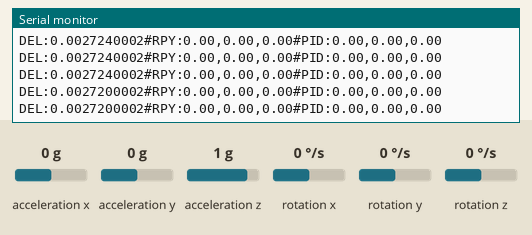
This sketch was run on a simulated Arduino Uno, built with avr-gcc and run on an emulated ATmega328P. Parts: the last lines printed to the serial monitor. Wiring (inferred from the names in the program): MPU-6050 motion sensor at I2C address 0x68. The inputs (shaded band) are chosen by the test bench; at power-on: acceleration z 1 g, rotation z 0 °/s, acceleration x 0 g, acceleration y 0 g, rotation x 0 °/s, rotation y 0 °/s.

Above: at 3.2 s.
3.3 s: acceleration z set to 0 g
At 4.3 s:
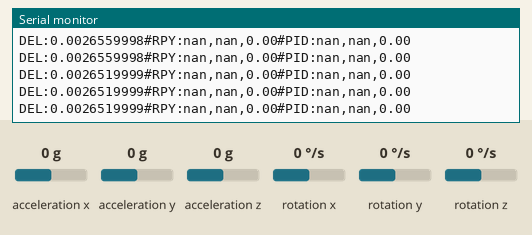
4.8 s: rotation z set to -192 °/s
At 5.8 s:
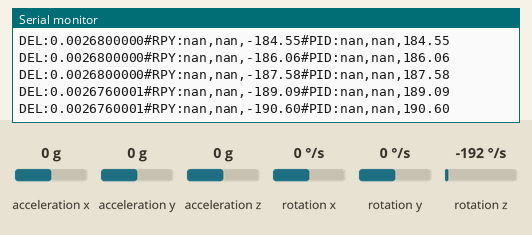
7.8 s: acceleration x set to -1.4 g
At 8.3 s:
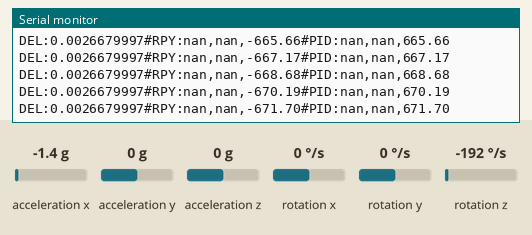
10.8 s: rotation z set to 100 °/s
At 11.9 s:
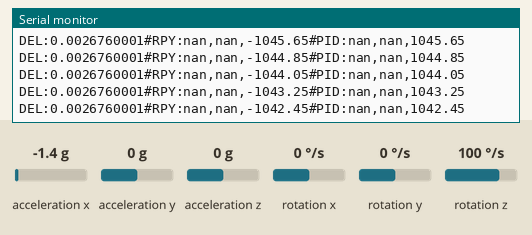
13.8 s: acceleration y set to -1.4 g
At 14.9 s:
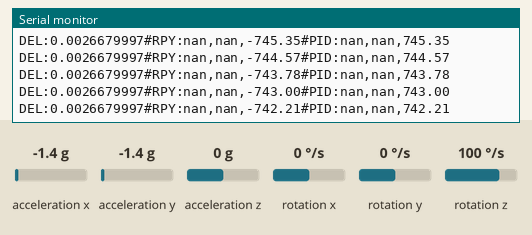
Timing chart, 0 to 16.3 s (numbered marks = the images above; inputs shaded):
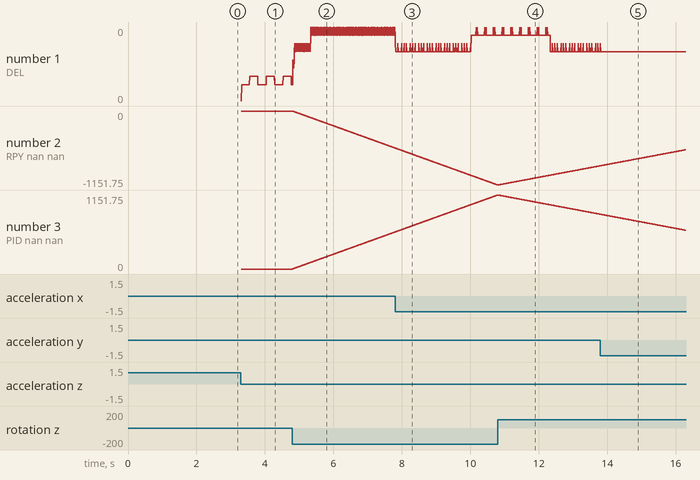

Measured:
- after the input at 3.3 s, the serial monitor: prints a new line at once (image 1)
- after the input at 4.8 s, the serial monitor: prints a new line at once (image 2)
- plotted number 1: 0 → 0 after the input at 4.8 s
- plotted number 2: 0 → -575.05 after the input at 4.8 s
- plotted number 3: 0 → 575.05 after the input at 4.8 s

The sketch:

stdpid.ino
```cpp
#include<Wire.h>

const int MPU_addr = 0x68; //MPU Address//
int16_t AcX, AcY, AcZ, Tmp, GyX, GyY, GyZ; //가속도 센서값, 자이로 센서값//

//세가지 형태의 Roll, Pitch, Yaw 각도를 저장하기 위한 변수//
float dt;
float accel_angle_x, accel_angle_y, accel_angle_z;
//float gyro_angle_x, gyro_angle_y, gyro_angle_z;
float filtered_angle_x, filtered_angle_y, filtered_angle_z;
//메시지 출력을 위한 알려주는 변수. extern으로 선언 시 선언된 변수가 어딘가에 있다는 것을 아두이노 소프트웨어에 알릴 때 사용//
extern float roll_output, pitch_output, yaw_output;

//보정형 변수//
float baseAcX, baseAcY, baseAcZ;
float baseGyX, baseGyY, baseGyZ;

//시간관련 값//
unsigned long t_now;
unsigned long t_prev;

//자이로 센서를 이용한 각도구하기//
float gyro_x, gyro_y, gyro_z;

//Roll, Pitch, Yaw에 대한 PID를 계산하기 위해 필요한 변수 선언//
float roll_target_angle = 0.0;
float roll_prev_angle = 0.0;
float roll_kp = 1;
float roll_ki = 0;
float roll_kd = 0;
float roll_iterm;
float roll_output;

float pitch_target_angle = 0.0;
float pitch_prev_angle = 0.0;
float pitch_kp = 1;
float pitch_ki = 0;
float pitch_kd = 0;
float pitch_iterm;
float pitch_output;

float yaw_target_angle = 0.0;
float yaw_prev_angle = 0.0;
float yaw_kp = 1;
float yaw_ki = 0;
float yaw_kd = 0;
float yaw_iterm;
float yaw_output;

float base_roll_target_angle;
float base_pitch_target_angle;
float base_yaw_target_angle;

void setup() {
  // put your setup code here, to run once:
  initMPU6050(); //MPU6050초기화//
  Serial.begin(115200);
  calibAccelGyro(); //가속도 자이로 센서의 초기 평균값을 구한다.//
  initDT(); //시간 간격 초기화//
  //accelNoiseTest();
  initYPR(); //Roll, Pitch, Yaw의 초기각도 값을 설정(평균을 구해 초기 각도로 설정, 호버링을 위한 목표 각도로 사용)//
}
///////////////////////
void initMPU6050(){
  //MPU6050 초기화//
  Wire.begin();
  Wire.beginTransmission(MPU_addr);
  Wire.write(0x6B);
  Wire.write(0);
  Wire.endTransmission(true); //I2C의 제어권을 반환//
}
/////////////////////////
void calibAccelGyro(){
  float sumAcX = 0;
  float sumAcY = 0;
  float sumAcZ = 0;
  float sumGyX = 0;
  float sumGyY = 0;
  float sumGyZ = 0;

  readAccelGyro();

  //초기 보정값은 10번의 가속도 자이로 센서의 값을 받아 해당 평균값을 가진다.//
  for(int i=0; i<10; i++){
    readAccelGyro();

    sumAcX += AcX, sumAcY += AcY, sumAcZ += AcZ;
    sumGyX += GyX, sumGyY += GyY, sumGyZ += GyZ;

    delay(100);
  }

  baseAcX = sumAcX / 10;
  baseAcY = sumAcY / 10;
  baseAcZ = sumAcZ / 10;

  baseGyX = sumGyX / 10;
  baseGyY = sumGyY / 10;
  baseGyZ = sumGyZ / 10;
}
////////////////////////
void initDT(){
  t_prev = micros(); //초기 t_prev값은 근사값//
}
////////////////////////
void initYPR(){
  //초기 호버링의 각도를 잡아주기 위해서 Roll, Pitch, Yaw 상보필터 구하는 과정을 10번 반복한다.//
  for(int i=0; i<10; i++){
    readAccelGyro();
    calcDT();
    calcAccelYPR();
    calcGyroYPR();
    calcFilteredYPR();

    base_roll_target_angle += filtered_angle_y;
    base_pitch_target_angle += filtered_angle_x;
    base_yaw_target_angle += filtered_angle_z;

    delay(100);
  }

  //평균값을 구한다.//
  base_roll_target_angle /= 10;
  base_pitch_target_angle /= 10;
  base_yaw_target_angle /= 10;

  //초기 타겟 각도를 잡아준다.//
  roll_target_angle = base_roll_target_angle;
  pitch_target_angle = base_pitch_target_angle;
  yaw_target_angle = base_yaw_target_angle;
}
////////////////////////
void loop() {
  // put your main code here, to run repeatedly:
  readAccelGyro();
  calcDT();

  calcAccelYPR(); //가속도 센서 Roll, Pitch, Yaw의 각도를 구하는 루틴//
  calcGyroYPR(); //자이로 센서 Roll, Pitch, Yaw의 각도를 구하는 루틴//
  calcFilteredYPR(); //상보필터를 적용해 Roll, Pitch, Yaw의 각도를 구하는 루틴//

  calcYPRtoStdPID(); //calcFilteredYPR함수를 통해 얻은 Yaw, Pitch, Roll각을 이용해 표준 PID출력값을 구한다.//

  static int cnt;
  cnt++;

  if(cnt%2 == 0){
    SendDataToProcessing(); //프로세싱으로 Roll, Pitch, Yaw값을 전송//
  }
}
///////////////////////
void calcDT(){
  t_now = micros();
  dt = (t_now - t_prev) / 1000000.0;
  t_prev = t_now;
}
////////////////////////
void calcAccelYPR(){
  float accel_x, accel_y, accel_z;
  float accel_xz, accel_yz;
  const float RADIANS_TO_DEGREES = 180 / 3.14159;

  accel_x = AcX - baseAcX;
  accel_y = AcY - baseAcY;
  accel_z = AcZ + (16384 - baseAcZ);

  //accel_angle_y는 Roll각을 의미//
  accel_yz = sqrt(pow(accel_y, 2) + pow(accel_z, 2));
  accel_angle_y = atan(-accel_x / accel_yz) * RADIANS_TO_DEGREES;

  //accel_angle_x는 Pitch값을 의미//
  accel_xz = sqrt(pow(accel_x, 2) + pow(accel_z, 2));
  accel_angle_x = atan(accel_y / accel_xz) * RADIANS_TO_DEGREES;

  accel_angle_z = 0; //중력 가속도(g)의 방향과 정반대의 방향을 가리키므로 가속도 센서를 이용해서는 회전각을 계산할 수 없다.//
}
/////////////////////////
void calcGyroYPR(){
  const float GYROXYZ_TO_DEGREES_PER_SEC = 131;

  gyro_x = (GyX - baseGyX) / GYROXYZ_TO_DEGREES_PER_SEC;
  gyro_y = (GyY - baseGyY) / GYROXYZ_TO_DEGREES_PER_SEC;
  gyro_z = (GyZ - baseGyZ) / GYROXYZ_TO_DEGREES_PER_SEC;

  //gyro_angle_x += gyro_x * dt;
  //gyro_angle_y += gyro_y * dt;
  //gyro_angle_z += gyro_z * dt;
}
/////////////////////////
void calcFilteredYPR(){
  const float ALPHA = 0.96;
  float tmp_angle_x, tmp_angle_y, tmp_angle_z;

  tmp_angle_x = filtered_angle_x + gyro_x * dt;
  tmp_angle_y = filtered_angle_y + gyro_y * dt;
  tmp_angle_z = filtered_angle_z + gyro_z * dt;

  //상보필터 값 구하기(가속도, 자이로 센서의 절충)//
  filtered_angle_x = ALPHA * tmp_angle_x + (1.0-ALPHA) * accel_angle_x;
  filtered_angle_y = ALPHA * tmp_angle_y + (1.0-ALPHA) * accel_angle_y;
  filtered_angle_z = tmp_angle_z;
}
/////////////////////////
void stdPID(float &setpoint,
            float &input,
            float &prev_input,
            float &kp,
            float &ki,
            float &kd,
            float &iterm,
            float &output
){
  float error;
  float dInput;
  float pterm, dterm;

  error = setpoint - input; //오차 = 설정값 - 현재 입력값
  dInput = input - prev_input;
  prev_input = input; //다음 주기에 사용하기 위해서 현재 입력값을 저장//

  //PID제어//
  pterm = kp * error; //비례항
  iterm += ki * error * dt; //적분항(현재 오차와 센서 입력 주기(dt)값을 곱한다)//
  dterm = -kd * dInput / dt; //미분항(미분항은 외력에 의한 변경이므로 setpoint에 의한 내부적인 요소를 제외해야 한다.(-) 추가)//

  output = pterm + iterm + dterm; //Output값으로 PID요소를 합한다.//
}
//////////////////////
void calcYPRtoStdPID(){
  //Roll에 대해서 표준PID제어//
  stdPID(roll_target_angle,
         filtered_angle_y,
         roll_prev_angle,
         roll_kp,
         roll_ki,
         roll_kd,
         roll_iterm,
         roll_output);

   //Pitch에 대해서 표준PID제어//
   stdPID(pitch_target_angle,
          filtered_angle_x,
          pitch_prev_angle,
          pitch_kp,
          pitch_ki,
          pitch_kd,
          pitch_iterm,
          pitch_output);

    //Yaw에 대해서 표준PID제어//
    stdPID(yaw_target_angle,
           filtered_angle_z,
           yaw_prev_angle,
           yaw_kp,
           yaw_ki,
           yaw_kd,
           yaw_iterm,
           yaw_output);
}
/*void accelNoiseTest(){
  analogWrite(6, 40);
  analogWrite(10, 40);
  analogWrite(9,40);
  analogWrite(5, 40);
}*/
///////////////////////
void readAccelGyro(){
  Wire.beginTransmission(MPU_addr);
  Wire.write(0x3B);
  Wire.endTransmission(false);  //I2C의 제어권을 이어간다//
  Wire.requestFrom(MPU_addr, 14, true);

  //가속도, 자이로 센서의 값을 읽어온다.//
  AcX = Wire.read() << 8|Wire.read();
  AcY = Wire.read() << 8|Wire.read();
  AcZ = Wire.read() << 8|Wire.read();
  Tmp = Wire.read() << 8|Wire.read();
  GyX = Wire.read() << 8|Wire.read();
  GyY = Wire.read() << 8|Wire.read();
  GyZ = Wire.read() << 8|Wire.read();
}
////////////////////////
/*void SendDataToProcessing(){
  Serial.print(F("DEL:"));
  Serial.print(dt, DEC);
  Serial.print(F("#ACC:"));
  Serial.print(accel_angle_x, 2);
  Serial.print(F(","));
  Serial.print(accel_angle_y, 2);
  Serial.print(F(","));
  Serial.print(accel_angle_z, 2);
  Serial.print(F("#GYR:"));
  Serial.print(gyro_angle_x, 2);
  Serial.print(F(","));
  Serial.print(gyro_angle_y, 2);
  Serial.print(F(","));
  Serial.print(gyro_angle_z, 2);
  Serial.print(F("#FIL:"));
  Serial.print(filtered_angle_x);
  Serial.print(F(","));
  Serial.print(filtered_angle_y);
  Serial.print(F(","));
  Serial.print(filtered_angle_z);
  Serial.print(F("\n"));

  delay(5);
}*/
///////////////////////
void SendDataToProcessing(){
  Serial.print(F("DEL:"));
  Serial.print(dt, DEC);
  Serial.print(F("#RPY:"));
  Serial.print(filtered_angle_y, 2);
  Serial.print(F(","));
  Serial.print(filtered_angle_x, 2);
  Serial.print(F(","));
  Serial.print(filtered_angle_z, 2);
  Serial.print(F("#PID:"));
  Serial.print(roll_output, 2);
  Serial.print(F(","));
  Serial.print(pitch_output, 2);
  Serial.print(F(","));
  Serial.print(yaw_output, 2);
  Serial.print(F("\n"));
}
```
